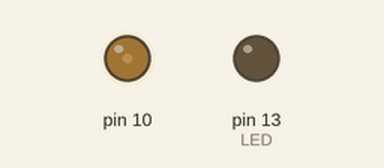
A sketch run on a simulated Arduino Uno, built with avr-gcc and run on an emulated ATmega328P. Shown: output pins drawn as LEDs (lit = HIGH).

Above: at 0.45 s.
At 1.3 s:
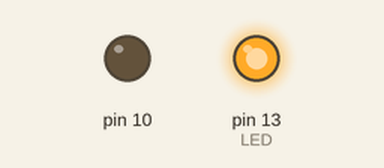
At 2.41 s:
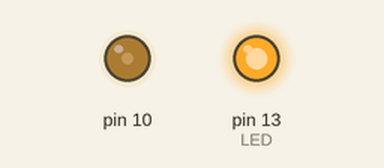
At 6.3 s:
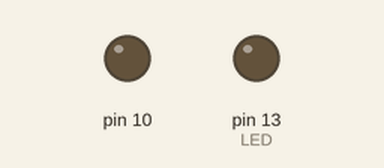
Timing chart, 0 to 9.3 s (numbered marks = the images above):
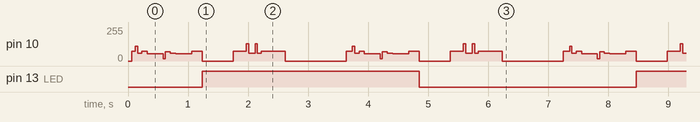

The sketch:

working_tts.ino
```cpp
// (licence header left out)
#include <TTS.h>

// Media pins
#define PWM 10
#define LED 13

TTS text2speech(PWM);  // default is digital pin 10

void setup() {
  pinMode(LED, OUTPUT);
}

void loop() {
  //digitalWrite(LED, !digitalRead(LED));

  text2speech.setPitch(1);
  //text2speech.sayText("Hello  master! How are you doin?");
  text2speech.sayText("Checkpoint");
  digitalWrite(LED, !digitalRead(LED));
  delay(500);

  text2speech.setPitch(1);
  text2speech.sayText("Malingo");

  delay(1000);
}
```

Measured:
- by itself, pin 13 (LED): LOW → HIGH at 1.2 s, → LOW 3.6 s later, → HIGH 3.6 s later
- by itself, pin 10: repeats every 3.6 s: 110/255 0.04 s, 57/255 0.07 s, 74/255 0.09 s, 53/255 0.26 s, 18/255 0.04 s, 69/255 0.08 s, 59/255 0.09 s, 53/255 0.27 s, 74/255 0.17 s, 0/255 0.52 s, 74/255 0.22 s, 128/255 0.04 s, 59/255 0.11 s, 128/255 0.04 s, 60/255 0.06 s, 74/255 0.40 s, 0/255 1.0 s, 74/255 0.11 s
